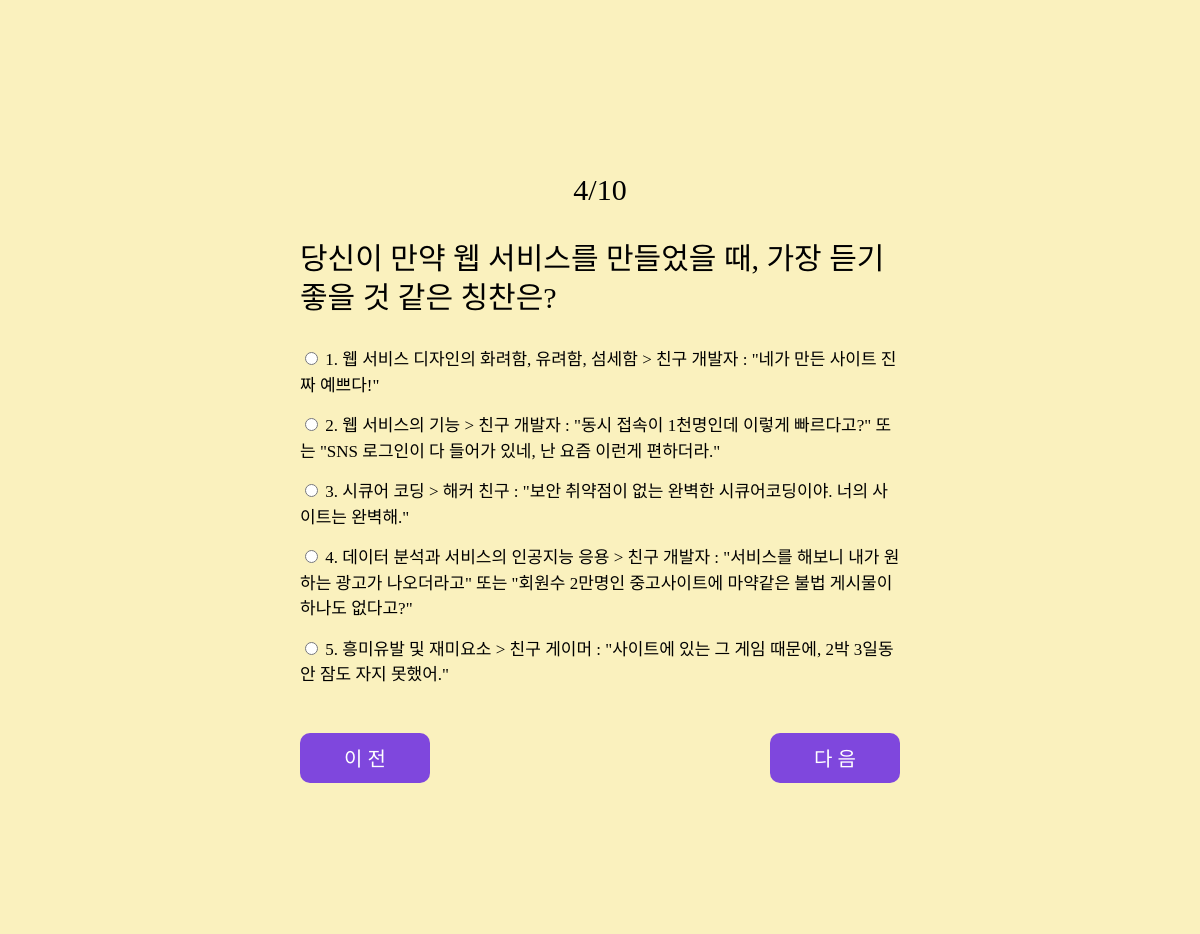
Before: /form/ (middle part) with the older database file.
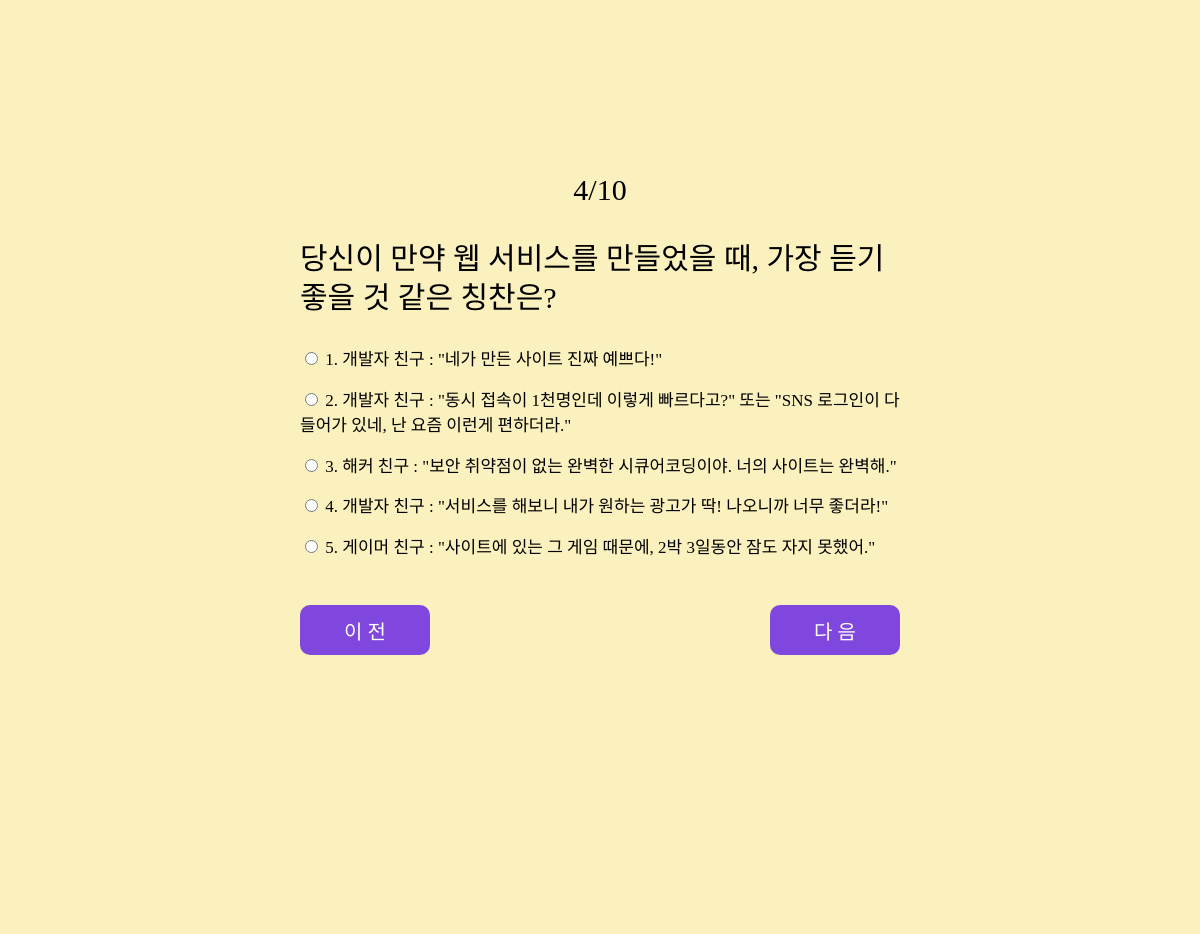
After: the same page with the newer database file.
### main/models.py (models this page shows, shortened)
class Choice(models.Model):
    content = models.CharField(max_length=100)
    question = models.ForeignKey(to='main.Question',
                                 on_delete=models.CASCADE)
    developer = models.ForeignKey(to='main.Developer',
                                  on_delete=models.CASCADE,
                                  null=True)

### main/views.py (the view)
# urls.py: path('form/', views.form, name='form'),
def form(request):
    questions = Question.objects.all()
    context = {
        'questions' : questions,
    }
    return render(request, 'main/form.html', context=context)

### main/templates/main/form.html (shortened to what this page needs)
{% extends 'main/base.html' %}
{% load static %}
{% block head %}
    <link rel="stylesheet" type="text/css" href="{% static 'css/reset.css' %}">
    <link rel="stylesheet" type="text/css" href="{% static 'css/form.css' %}">
{% endblock head %}
{% block body %}
    <section id="survey">
        <div class="wrapper">
            <form id="form" action="{% url 'main:submit' %}" method="post">
                {% for question in questions %}
                <div class="test">
                    <div class="question_container">
                        <h3 class="number">{{ question.number }}/{{ questions.count }}</h3>
                        <h3 class="question">{{ question.content }}</h3>
                    </div>
                    <div class="answer">
                        {% for choice in question.choice_set.all %}
                        <div>
                            <input
                                type="radio"
                                name="question-{{ question.pk }}"
                                id="choice-{{ choice.pk }}"
                                value="{{ choice.developer.pk }}"
                            />
                            <label for="choice-{{ choice.pk }}">
                                {{ forloop.counter }}. {{choice.content}}
                            </label>
                        </div>
                        {% endfor %}
                    </div>
                    {% if not forloop.first %}
                        <div class="btn_wrap btn_sort">
                    {% else %}
                        <div class="btn_wrap">
                    {% endif %}
                    {% if not forloop.first %}
                        <button class="prev_btn">이 전</button>
                    {% endif %}
                    {% if not forloop.last %}
                        <button class="next_btn">다 음</button>
                    {% else %}
                        <input type="submit" value="제 출" class="submit_btn"/>
                    {% endif %}
                    </div>
                </div>
            {% endfor %}
            </form>
        </div>
    </section>
{% endblock body %}

Changed rows visible on the page:
changed Choice: pk "☐ 1. 웹 서비스 디자인의 화려함, 유려함, 섬세함 >" → "☐ 1. 개발자 친구 : \"네가 만든 사이트 진짜 예쁘다!"; content "웹 서비스 디자인의 화려함, 유려함, 섬세함 > 친구 개발자 : \"네가 만든 사이트 진짜 예쁘다!\"" → "개발자 친구 : \"네가 만든 사이트 진짜 예쁘다!\""
changed Choice: pk "☐ 2. 웹 서비스의 기능 > 친구 개발자 : \"동시 접속" → "☐ 2. 개발자 친구 : \"동시 접속이 1천명인데 이렇게"; content "웹 서비스의 기능 > 친구 개발자 : \"동시 접속이 1천명인데 이렇게 빠르다고?\" 또는 \"SNS 로그인이 다 들어가 있네, 난 요즘 이런게 편하더라.\"" → "개발자 친구 : \"동시 접속이 1천명인데 이렇게 빠르다고?\" 또는 \"SNS 로그인이 다 들어가 있네, 난 요즘 이런게 편하더라.\""
changed Choice: pk "☐ 3. 시큐어 코딩 > 해커 친구 : \"보안 취약점이 없" → "☐ 3. 해커 친구 : \"보안 취약점이 없는 완벽한 시큐어"; content "시큐어 코딩 > 해커 친구 : \"보안 취약점이 없는 완벽한 시큐어코딩이야. 너의 사이트는 완벽해.\"" → "해커 친구 : \"보안 취약점이 없는 완벽한 시큐어코딩이야. 너의 사이트는 완벽해.\""
changed Choice: pk "☐ 4. 데이터 분석과 서비스의 인공지능 응용 > 친구 개" → "☐ 4. 개발자 친구 : \"서비스를 해보니 내가 원하는 광"; content "데이터 분석과 서비스의 인공지능 응용 > 친구 개발자 : \"서비스를 해보니 내가 원하는 광고가 나오더라고\" 또는 \"회원수 2만명인 중고사이트에 마약같은 불법 게시물이 하나도 없다고?\"" → "개발자 친구 : \"서비스를 해보니 내가 원하는 광고가 딱! 나오니까 너무 좋더라!\""
changed Choice: pk "☐ 5. 흥미유발 및 재미요소 > 친구 게이머 : \"사이트" → "☐ 5. 게이머 친구 : \"사이트에 있는 그 게임 때문에,"; content "흥미유발 및 재미요소 > 친구 게이머 : \"사이트에 있는 그 게임 때문에, 2박 3일동안 잠도 자지 못했어.\"" → "게이머 친구 : \"사이트에 있는 그 게임 때문에, 2박 3일동안 잠도 자지 못했어.\""
